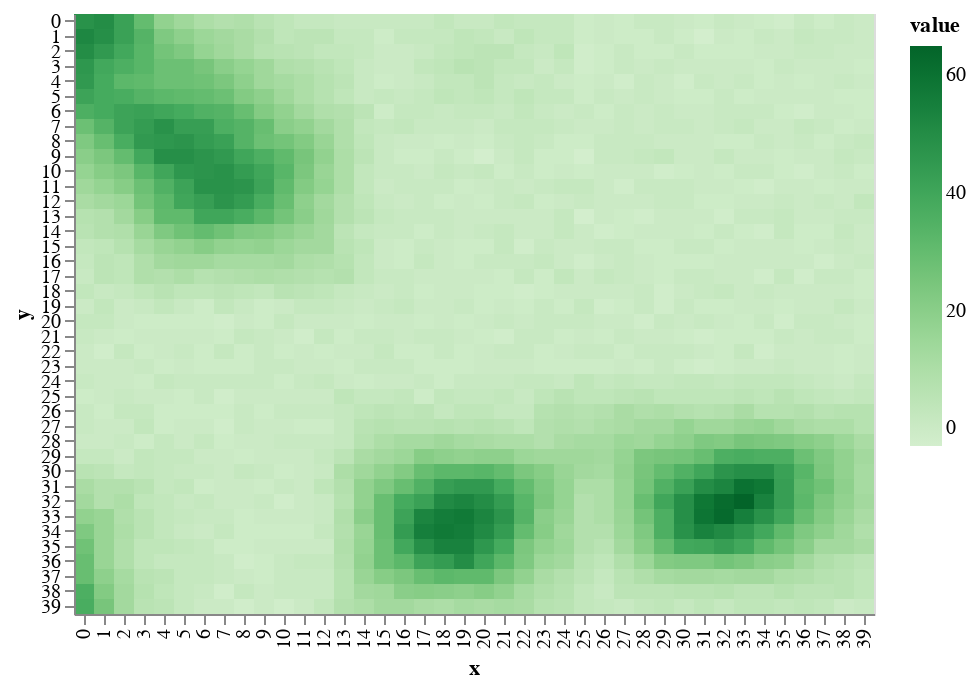

Notebook source saved alongside this figure:
### Code cell
draw.drawTerrainHeight(world.grid_elevation)

### Figure 1 — Vega-Lite specification as saved in the notebook (floating-point values rounded to 4 significant figures; data arrays with more than 128 entries replaced by an {"elided": "..."} marker saying what was removed)
{"$schema": "https://vega.github.io/schema/vega-lite/v2.6.0.json", "config": {"view": {"height": 300, "width": 400}}, "data": {"name": "data-145aede548ae302d6041a2e2f0b3a4e5"}, "datasets": {"data-145aede548ae302d6041a2e2f0b3a4e5": {"elided": "1600 records"}}, "encoding": {"color": {"field": "value", "scale": {"scheme": "greens"}, "type": "quantitative"}, "x": {"field": "x", "type": "ordinal"}, "y": {"field": "y", "type": "ordinal"}}, "mark": "rect"}
